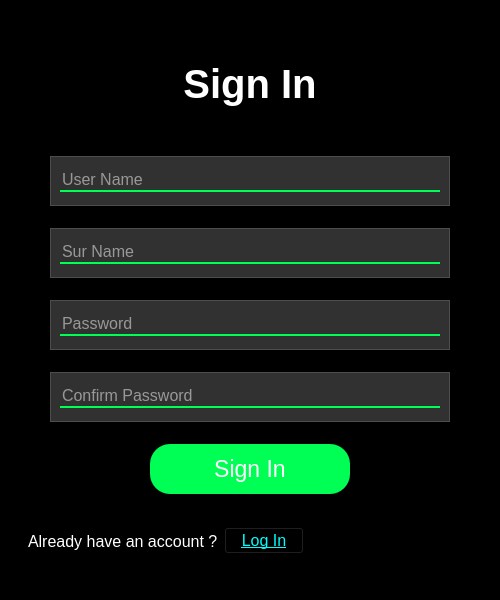
<?xml version="1.0" encoding="UTF-8"?>
<ui version="4.0">
 <class>MainWindow</class>
 <widget class="QMainWindow" name="MainWindow">
  <property name="geometry">
   <rect>
    <x>0</x>
    <y>0</y>
    <width>500</width>
    <height>600</height>
   </rect>
  </property>
  <property name="windowTitle">
   <string>MainWindow</string>
  </property>
  <widget class="QWidget" name="centralwidget">
   <property name="styleSheet">
    <string notr="true">*{
background-color: transparent;
}

#centralwidget{
background-color: black;
}

/* LOGIN PAGE */

#userNameLineEdit, #passwordLineEdit{
background-color: rgba(0,0,0,0);
border: none;
border-bottom: 2px solid rgb(0, 255, 85);
color: white;
}

#wrongAuthenticationLabel{
color: white;
}

#signinLabel{
color : white;
}

#miniSigninButton{
color: cyan;
}

#userNameFrame{
background-color: rgba(250,250,250,50);
}

#passwordFrame{
background-color: rgba(250,250,250,50);
}

#rememberMeButton{
color: white;
}


/* SIGNIN PAGE */



#createUserNameLineEdit, 
#createPasswordLineEdit, 
#createConfirmPasswordLineEdit,
#surNameLineEdit{
background-color: rgba(0,0,0,0);
border: none;
border-bottom: 2px solid rgb(0, 255, 85);
color: white;
}

#loginLabel{
color : white;
}

#miniLoginButton{
color: cyan;
}

#userNameFrame_2{
background-color: rgba(250,250,250,50);
}

#passwordFrame_2{
background-color: rgba(250,250,250,50);
}

#confirmPasswordFrame{
background-color: rgba(250,250,250,50);
}

#surNameFrame{
background-color: rgba(250,250,250,50);
}




</string>
   </property>
   <layout class="QVBoxLayout" name="verticalLayout_3">
    <item>
     <widget class="QStackedWidget" name="stackedWidget">
      <property name="currentIndex">
       <number>0</number>
      </property>
      <widget class="QWidget" name="signinPage">
       <layout class="QVBoxLayout" name="verticalLayout">
        <item>
         <widget class="QLabel" name="label_3">
          <property name="maximumSize">
           <size>
            <width>16777215</width>
            <height>100</height>
           </size>
          </property>
          <property name="font">
           <font>
            <pointsize>30</pointsize>
            <weight>75</weight>
            <bold>true</bold>
           </font>
          </property>
          <property name="styleSheet">
           <string notr="true">background: transparent;
color: white;</string>
          </property>
          <property name="text">
           <string>Sign In</string>
          </property>
          <property name="alignment">
           <set>Qt::AlignCenter</set>
          </property>
         </widget>
        </item>
        <item alignment="Qt::AlignHCenter">
         <widget class="QFrame" name="userNameFrame_2">
          <property name="minimumSize">
           <size>
            <width>400</width>
            <height>50</height>
           </size>
          </property>
          <property name="maximumSize">
           <size>
            <width>400</width>
            <height>50</height>
           </size>
          </property>
          <property name="styleSheet">
           <string notr="true"/>
          </property>
          <property name="frameShape">
           <enum>QFrame::StyledPanel</enum>
          </property>
          <property name="frameShadow">
           <enum>QFrame::Raised</enum>
          </property>
          <layout class="QHBoxLayout" name="horizontalLayout_7">
           <item>
            <widget class="QLineEdit" name="createUserNameLineEdit">
             <property name="font">
              <font>
               <pointsize>12</pointsize>
              </font>
             </property>
             <property name="styleSheet">
              <string notr="true"/>
             </property>
             <property name="placeholderText">
              <string>User Name</string>
             </property>
            </widget>
           </item>
          </layout>
         </widget>
        </item>
        <item alignment="Qt::AlignHCenter">
         <widget class="QFrame" name="surNameFrame">
          <property name="minimumSize">
           <size>
            <width>400</width>
            <height>50</height>
           </size>
          </property>
          <property name="maximumSize">
           <size>
            <width>400</width>
            <height>50</height>
           </size>
          </property>
          <property name="styleSheet">
           <string notr="true"/>
          </property>
          <property name="frameShape">
           <enum>QFrame::StyledPanel</enum>
          </property>
          <property name="frameShadow">
           <enum>QFrame::Raised</enum>
          </property>
          <layout class="QHBoxLayout" name="horizontalLayout_8">
           <item>
            <widget class="QLineEdit" name="surNameLineEdit">
             <property name="font">
              <font>
               <pointsize>12</pointsize>
              </font>
             </property>
             <property name="styleSheet">
              <string notr="true"/>
             </property>
             <property name="placeholderText">
              <string>Sur Name</string>
             </property>
            </widget>
           </item>
          </layout>
         </widget>
        </item>
        <item alignment="Qt::AlignHCenter">
         <widget class="QFrame" name="passwordFrame_2">
          <property name="minimumSize">
           <size>
            <width>400</width>
            <height>50</height>
           </size>
          </property>
          <property name="maximumSize">
           <size>
            <width>400</width>
            <height>50</height>
           </size>
          </property>
          <property name="styleSheet">
           <string notr="true"/>
          </property>
          <property name="frameShape">
           <enum>QFrame::StyledPanel</enum>
          </property>
          <property name="frameShadow">
           <enum>QFrame::Raised</enum>
          </property>
          <layout class="QHBoxLayout" name="horizontalLayout_4">
           <item>
            <widget class="QLineEdit" name="createPasswordLineEdit">
             <property name="maximumSize">
              <size>
               <width>400</width>
               <height>16777215</height>
              </size>
             </property>
             <property name="font">
              <font>
               <pointsize>12</pointsize>
              </font>
             </property>
             <property name="styleSheet">
              <string notr="true"/>
             </property>
             <property name="echoMode">
              <enum>QLineEdit::Password</enum>
             </property>
             <property name="placeholderText">
              <string>Password</string>
             </property>
            </widget>
           </item>
          </layout>
         </widget>
        </item>
        <item alignment="Qt::AlignHCenter">
         <widget class="QFrame" name="confirmPasswordFrame">
          <property name="minimumSize">
           <size>
            <width>400</width>
            <height>50</height>
           </size>
          </property>
          <property name="maximumSize">
           <size>
            <width>400</width>
            <height>50</height>
           </size>
          </property>
          <property name="styleSheet">
           <string notr="true"/>
          </property>
          <property name="frameShape">
           <enum>QFrame::StyledPanel</enum>
          </property>
          <property name="frameShadow">
           <enum>QFrame::Raised</enum>
          </property>
          <layout class="QHBoxLayout" name="horizontalLayout_6">
           <item>
            <widget class="QLineEdit" name="createConfirmPasswordLineEdit">
             <property name="maximumSize">
              <size>
               <width>400</width>
               <height>16777215</height>
              </size>
             </property>
             <property name="font">
              <font>
               <pointsize>12</pointsize>
              </font>
             </property>
             <property name="styleSheet">
              <string notr="true"/>
             </property>
             <property name="echoMode">
              <enum>QLineEdit::Password</enum>
             </property>
             <property name="placeholderText">
              <string>Confirm Password</string>
             </property>
            </widget>
           </item>
          </layout>
         </widget>
        </item>
        <item alignment="Qt::AlignHCenter">
         <widget class="QPushButton" name="signinButton">
          <property name="minimumSize">
           <size>
            <width>200</width>
            <height>50</height>
           </size>
          </property>
          <property name="maximumSize">
           <size>
            <width>200</width>
            <height>16777215</height>
           </size>
          </property>
          <property name="font">
           <font>
            <pointsize>17</pointsize>
            <weight>50</weight>
            <italic>false</italic>
            <bold>false</bold>
            <underline>false</underline>
            <strikeout>false</strikeout>
            <kerning>true</kerning>
           </font>
          </property>
          <property name="styleSheet">
           <string notr="true">background-color: rgb(0, 255, 85);
color: white;
border-radius: 20px</string>
          </property>
          <property name="text">
           <string>Sign In</string>
          </property>
         </widget>
        </item>
        <item>
         <widget class="QFrame" name="frame_2">
          <property name="maximumSize">
           <size>
            <width>16777215</width>
            <height>50</height>
           </size>
          </property>
          <property name="frameShape">
           <enum>QFrame::StyledPanel</enum>
          </property>
          <property name="frameShadow">
           <enum>QFrame::Raised</enum>
          </property>
          <layout class="QHBoxLayout" name="horizontalLayout_5" stretch="0,0,0">
           <item>
            <widget class="QLabel" name="loginLabel">
             <property name="font">
              <font>
               <pointsize>12</pointsize>
              </font>
             </property>
             <property name="text">
              <string>Already have an account ?</string>
             </property>
            </widget>
           </item>
           <item>
            <widget class="QPushButton" name="miniLoginButton">
             <property name="font">
              <font>
               <pointsize>12</pointsize>
               <underline>true</underline>
              </font>
             </property>
             <property name="text">
              <string>Log In</string>
             </property>
            </widget>
           </item>
           <item>
            <spacer name="horizontalSpacer_2">
             <property name="orientation">
              <enum>Qt::Horizontal</enum>
             </property>
             <property name="sizeHint" stdset="0">
              <size>
               <width>40</width>
               <height>20</height>
              </size>
             </property>
            </spacer>
           </item>
          </layout>
         </widget>
        </item>
       </layout>
      </widget>
      <widget class="QWidget" name="loginPage">
       <layout class="QVBoxLayout" name="verticalLayout_2">
        <item>
         <widget class="QLabel" name="label">
          <property name="maximumSize">
           <size>
            <width>16777215</width>
            <height>100</height>
           </size>
          </property>
          <property name="font">
           <font>
            <pointsize>30</pointsize>
            <weight>75</weight>
            <bold>true</bold>
           </font>
          </property>
          <property name="styleSheet">
           <string notr="true">background: transparent;
color: white;</string>
          </property>
          <property name="text">
           <string>Log In</string>
          </property>
          <property name="alignment">
           <set>Qt::AlignCenter</set>
          </property>
         </widget>
        </item>
        <item alignment="Qt::AlignHCenter">
         <widget class="QFrame" name="userNameFrame">
          <property name="minimumSize">
           <size>
            <width>400</width>
            <height>50</height>
           </size>
          </property>
          <property name="maximumSize">
           <size>
            <width>400</width>
            <height>50</height>
           </size>
          </property>
          <property name="styleSheet">
           <string notr="true"/>
          </property>
          <property name="frameShape">
           <enum>QFrame::StyledPanel</enum>
          </property>
          <property name="frameShadow">
           <enum>QFrame::Raised</enum>
          </property>
          <layout class="QHBoxLayout" name="horizontalLayout">
           <item>
            <widget class="QLabel" name="label_2">
             <property name="minimumSize">
              <size>
               <width>30</width>
               <height>30</height>
              </size>
             </property>
             <property name="maximumSize">
              <size>
               <width>30</width>
               <height>30</height>
              </size>
             </property>
             <property name="styleSheet">
              <string notr="true">background: transparent
</string>
             </property>
             <property name="text">
              <string/>
             </property>
             <property name="pixmap">
              <pixmap resource="../resources_from_qt.qrc">:/newPrefix/images/icons/door-key.png</pixmap>
             </property>
             <property name="scaledContents">
              <bool>true</bool>
             </property>
            </widget>
           </item>
           <item>
            <widget class="QLineEdit" name="userNameLineEdit">
             <property name="font">
              <font>
               <pointsize>12</pointsize>
              </font>
             </property>
             <property name="styleSheet">
              <string notr="true"/>
             </property>
             <property name="placeholderText">
              <string>User Name</string>
             </property>
            </widget>
           </item>
          </layout>
         </widget>
        </item>
        <item alignment="Qt::AlignHCenter">
         <widget class="QFrame" name="passwordFrame">
          <property name="minimumSize">
           <size>
            <width>400</width>
            <height>50</height>
           </size>
          </property>
          <property name="maximumSize">
           <size>
            <width>400</width>
            <height>50</height>
           </size>
          </property>
          <property name="styleSheet">
           <string notr="true"/>
          </property>
          <property name="frameShape">
           <enum>QFrame::StyledPanel</enum>
          </property>
          <property name="frameShadow">
           <enum>QFrame::Raised</enum>
          </property>
          <layout class="QHBoxLayout" name="horizontalLayout_3">
           <item>
            <widget class="QPushButton" name="viewButton">
             <property name="minimumSize">
              <size>
               <width>30</width>
               <height>30</height>
              </size>
             </property>
             <property name="maximumSize">
              <size>
               <width>30</width>
               <height>30</height>
              </size>
             </property>
             <property name="text">
              <string/>
             </property>
             <property name="icon">
              <iconset resource="../resources_from_qt.qrc">
               <normaloff>:/newPrefix/images/icons/view.png</normaloff>:/newPrefix/images/icons/view.png</iconset>
             </property>
             <property name="iconSize">
              <size>
               <width>30</width>
               <height>30</height>
              </size>
             </property>
             <property name="checkable">
              <bool>false</bool>
             </property>
            </widget>
           </item>
           <item>
            <widget class="QLineEdit" name="passwordLineEdit">
             <property name="maximumSize">
              <size>
               <width>400</width>
               <height>16777215</height>
              </size>
             </property>
             <property name="font">
              <font>
               <pointsize>12</pointsize>
              </font>
             </property>
             <property name="styleSheet">
              <string notr="true"/>
             </property>
             <property name="echoMode">
              <enum>QLineEdit::Password</enum>
             </property>
             <property name="placeholderText">
              <string>Password</string>
             </property>
            </widget>
           </item>
          </layout>
         </widget>
        </item>
        <item alignment="Qt::AlignHCenter">
         <widget class="QRadioButton" name="rememberMeButton">
          <property name="font">
           <font>
            <pointsize>12</pointsize>
           </font>
          </property>
          <property name="text">
           <string>Remember me                                         </string>
          </property>
         </widget>
        </item>
        <item alignment="Qt::AlignHCenter">
         <widget class="QPushButton" name="loginButton">
          <property name="minimumSize">
           <size>
            <width>200</width>
            <height>50</height>
           </size>
          </property>
          <property name="maximumSize">
           <size>
            <width>200</width>
            <height>16777215</height>
           </size>
          </property>
          <property name="font">
           <font>
            <pointsize>17</pointsize>
            <weight>50</weight>
            <italic>false</italic>
            <bold>false</bold>
            <underline>false</underline>
            <strikeout>false</strikeout>
            <kerning>true</kerning>
           </font>
          </property>
          <property name="styleSheet">
           <string notr="true">background-color: rgb(0, 255, 85);
color: white;
border-radius: 20px</string>
          </property>
          <property name="text">
           <string>Log In</string>
          </property>
         </widget>
        </item>
        <item>
         <widget class="QLabel" name="wrongAuthenticationLabel">
          <property name="maximumSize">
           <size>
            <width>16777215</width>
            <height>30</height>
           </size>
          </property>
          <property name="font">
           <font>
            <pointsize>12</pointsize>
            <weight>50</weight>
            <bold>false</bold>
           </font>
          </property>
          <property name="styleSheet">
           <string notr="true">background: transparent;
color: red;</string>
          </property>
          <property name="text">
           <string>Wrong user name or password</string>
          </property>
          <property name="alignment">
           <set>Qt::AlignCenter</set>
          </property>
         </widget>
        </item>
        <item>
         <widget class="QFrame" name="frame">
          <property name="maximumSize">
           <size>
            <width>16777215</width>
            <height>50</height>
           </size>
          </property>
          <property name="frameShape">
           <enum>QFrame::StyledPanel</enum>
          </property>
          <property name="frameShadow">
           <enum>QFrame::Raised</enum>
          </property>
          <layout class="QHBoxLayout" name="horizontalLayout_2" stretch="0,0,0">
           <item>
            <widget class="QLabel" name="signinLabel">
             <property name="font">
              <font>
               <pointsize>12</pointsize>
              </font>
             </property>
             <property name="text">
              <string>Don't have an account ?</string>
             </property>
            </widget>
           </item>
           <item>
            <widget class="QPushButton" name="miniSigninButton">
             <property name="font">
              <font>
               <pointsize>12</pointsize>
               <underline>true</underline>
              </font>
             </property>
             <property name="text">
              <string>Sign In</string>
             </property>
            </widget>
           </item>
           <item>
            <spacer name="horizontalSpacer">
             <property name="orientation">
              <enum>Qt::Horizontal</enum>
             </property>
             <property name="sizeHint" stdset="0">
              <size>
               <width>40</width>
               <height>20</height>
              </size>
             </property>
            </spacer>
           </item>
          </layout>
         </widget>
        </item>
       </layout>
      </widget>
     </widget>
    </item>
   </layout>
  </widget>
 </widget>
 <resources>
  <include location="../resources_from_qt.qrc"/>
 </resources>
 <connections/>
</ui>
